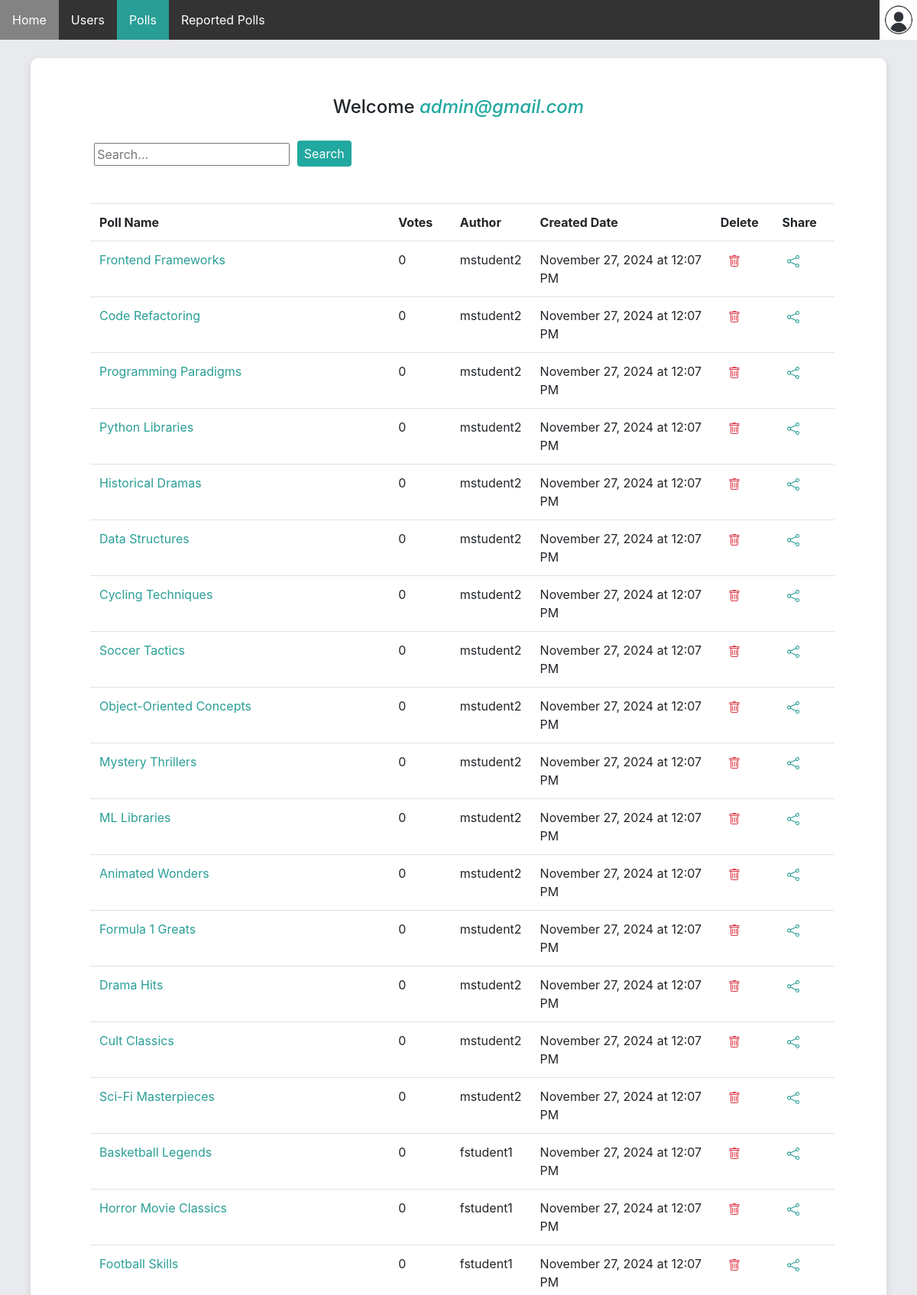
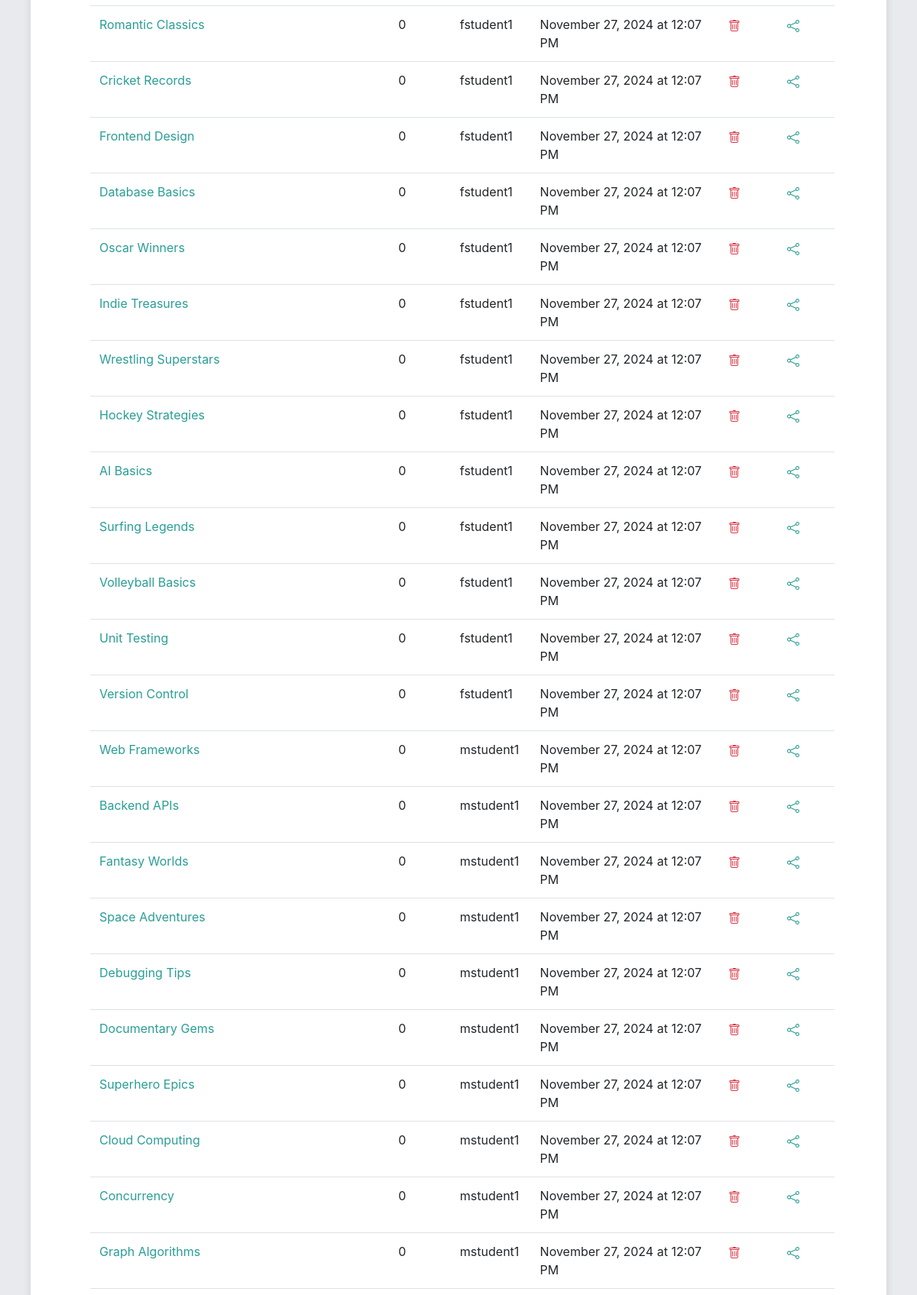
/admin/polls (signed in, upper part), run on the app's committed database (2 pictures, top to bottom).
### app/models.py (models this page shows)
class User(db.Model, UserMixin):
    __tablename__ = 'user'
    id = db.Column(db.Integer, primary_key=True)
    email = db.Column(db.String(500), unique=True, nullable=False)
    password_hash = db.Column(db.String(500), unique=True, nullable=False) # store the hash password
    age=db.Column(db.Integer, nullable=False)
    gender=db.Column(db.String(10), nullable=False)
    is_admin = db.Column(db.Boolean, default=False)
    polls = db.relationship('Poll', backref='creator', lazy=True, cascade="all, delete")
    votes = db.relationship('Vote', backref='voter', lazy=True, cascade="all, delete")
    poll_reports = db.relationship('UserPollReport', backref='user', lazy=True, cascade="all, delete")

class Poll(db.Model):
    __tablename__ = 'poll'
    id = db.Column(db.Integer, primary_key=True)
    title = db.Column(db.String(120), nullable=False)
    description = db.Column(db.String(500), nullable=True)
    created_at =db.Column(db.DateTime, default=datetime.now)
    status = db.Column(db.String(20), default='active')
    user_id = db.Column(db.Integer, db.ForeignKey('user.id'), nullable=False)
    is_flagged = db.Column(db.Boolean, default=False)
    options = db.relationship('Option', backref='poll', cascade="all, delete",lazy=True)
    votes = db.relationship('Vote', backref='poll', cascade="all,delete", lazy=True)
    poll_reports = db.relationship('UserPollReport', backref='poll', lazy=True, cascade="all, delete")
    @hybrid_property
    def vote_count(self):
        return len(self.votes)
    @hybrid_property
    def creator_username(self):
        creator = User.query.get(self.user_id)
        name, _, _ =creator.email.rpartition('@')
        return name

### app/routes.py (the view)
@app.route('/admin/polls')
@auth.admin_required
def admin_polls():
    polls = ps.fetch_polls()
    if 'q' in request.args:
        query = request.args.get('q').lower()
        polls = [p for p in polls if re.search(query, p.title.lower()) or re.search(query, p.creator_username.lower()) or re.search(query, p.created_at.strftime('%B %d, %Y at %I:%M %p').lower())]
    return render_template("admin_polls.html", user=current_user, polls=polls, page="polls")

### app/auth.py (called while the page is built)
def load_user(user_id):
    return User.query.get(int(user_id))

def admin_required(func):
    @login_required
    @wraps(func) # necessary, because otherwise decorator would change the name of every function it decorates to "wrapper". See https://stackoverflow.com/questions/308999/what-does-functools-wraps-do
    def wrapper(*args, **kwargs):
        if not current_user.is_admin:
            return login_manager.unauthorized()
        return func(*args, **kwargs)
    return wrapper

### app/poll_service.py (called while the page is built)
def fetch_polls():
    return Poll.query.order_by(Poll.created_at.desc()).all()

### app/routes.py (called while the page is built)
@login_manager.user_loader
def load_user(user_id):
    return auth.load_user(user_id)

### app/templates/admin_polls.html (shortened to what this page needs)
{% extends 'admin_home.html' %}
{% block wrapper %}
<div class="m-5">
    <table class="table">
        <tr>
            <th scope="col"> Poll Name </th>
            <th scope="col"> Votes </th>
            <th scope="col"> Author </th>
            <th scope="col"> Created Date </th>
            <th scope="col"> Delete </th>
            <th scope="col"> Share </th>
        </tr>
        {% for poll in polls %}
        <tr>
            <td class='col-sm-5'><a href="{{ url_for('poll', poll_id=poll.id) }}">{{ poll.title }}</a></td>
            <td class='col-sm-1'>{{ poll.vote_count}}</td>
            <td class='col-sm-1'>{{ poll.creator_username}} </td>
            <td class='col-sm-3'>{{ poll.created_at.strftime('%B %d, %Y at %I:%M %p')}} </td>
            <td class="col-sm-1"><a class="text-danger" onclick="return confirm('Are you sure you want to Delete this Poll?')" href="{{url_for('delete_poll', poll_id=poll.id)}}">
            </a></td>
            <td class="col-sm-1"><a href="{{url_for('share_poll', poll_id=poll.id)}}">
            </a></td>
        </tr>
        {% endfor %}
    </table>
    </div>
{% endblock %}

### app/templates/admin_home.html (shortened to what this page needs)
{% extends "base.html" %}
{% block body %}
<link rel="stylesheet" href="{{ url_for('static', filename='home.css') }}" type="text/css"/>
<ul>
    <li><a id="home" href="{{ url_for('home') }}">Home</a></li>
    <li><a id="users" href="{{ url_for('admin_users') }}">Users</a></li>
    <li><a id="polls" href="{{ url_for('admin_polls') }}">Polls</a></li>
    <li><a id="reports" href="{{ url_for('admin_reported_polls')}}"> Reported Polls</a></li>
    <li style="cursor: pointer; float: right; margin-right: -3px;" class="user">
        <img width="50" height="52" onclick="toggleSidebar()" style="float:right" src="{{ url_for('static', filename='user.jpg')}}">
    </li>
</ul>
<br>
<div class="wrapper">
    <h4 class="welcome">Welcome <i class="username">{{user.email}}</i></h4><br>
    <div style="margin-left: 5.2rem;">
    <form>
        <input type="search-poll" name="q" placeholder="Search...">
        <button type="search-submit" class="btn search-button">Search</button>
    </form>
    </div>
        {% block wrapper %}
        {% endblock %}
</div>
{% endblock %}

### app/static/home.css (style rules this page uses)
body { background: rgb(233, 234, 237); }
ul { list-style-type: none; margin: 0; padding: 0; overflow: hidden; background-color: #333; }
li { float: left; }
li a { display: block; color: white; text-align: center; padding: 14px 16px; text-decoration: none !important; }
.active { background-color: #299E96; }
h2, h5, th, td { cursor: default; }
.welcome { text-align: center; margin-top: 30px; }
table { border-collapse: collapse; margin: 20px; margin-left: 30px; min-width: fit-content; max-width: 95%; }
th, td { text-align: left; padding: 8px; }
td a { color: #299E96; display: block; }
.wrapper { background: #fff; border-radius: 10px; box-shadow: 0px 4px 10px 1px rgba(0, 0, 0, 0.1); display: block; align-items: center; justify-content: center; padding-top: 20px; margin-left: 40px; margin-right: 40px; padding-bottom: 20px; }
.username { color: #21a89f; }
.user { padding-right: 2px; }
.search-button { margin-top: -5px; margin-left: 5px; padding: .25rem .5rem; color:white; background-color: #21a89f; }

### data on the page
User: email "admin@gmail.com"
Poll: title "Frontend Frameworks", vote_count "0", creator_username "mstudent2", created_at "November 27, 2024 at 12:07 PM"
Poll: title "Code Refactoring", vote_count "0", creator_username "mstudent2", created_at "November 27, 2024 at 12:07 PM"
Poll: title "Programming Paradigms", vote_count "0", creator_username "mstudent2", created_at "November 27, 2024 at 12:07 PM"
Poll: title "Python Libraries", vote_count "0", creator_username "mstudent2", created_at "November 27, 2024 at 12:07 PM"
Poll: title "Historical Dramas", vote_count "0", creator_username "mstudent2", created_at "November 27, 2024 at 12:07 PM"
Poll: title "Data Structures", vote_count "0", creator_username "mstudent2", created_at "November 27, 2024 at 12:07 PM"
Poll: title "Cycling Techniques", vote_count "0", creator_username "mstudent2", created_at "November 27, 2024 at 12:07 PM"
Poll: title "Soccer Tactics", vote_count "0", creator_username "mstudent2", created_at "November 27, 2024 at 12:07 PM"
Poll: title "Object-Oriented Concepts", vote_count "0", creator_username "mstudent2", created_at "November 27, 2024 at 12:07 PM"
Poll: title "Mystery Thrillers", vote_count "0", creator_username "mstudent2", created_at "November 27, 2024 at 12:07 PM"
Poll: title "ML Libraries", vote_count "0", creator_username "mstudent2", created_at "November 27, 2024 at 12:07 PM"
Poll: title "Animated Wonders", vote_count "0", creator_username "mstudent2", created_at "November 27, 2024 at 12:07 PM"
Poll: title "Formula 1 Greats", vote_count "0", creator_username "mstudent2", created_at "November 27, 2024 at 12:07 PM"
Poll: title "Drama Hits", vote_count "0", creator_username "mstudent2", created_at "November 27, 2024 at 12:07 PM"
Poll: title "Cult Classics", vote_count "0", creator_username "mstudent2", created_at "November 27, 2024 at 12:07 PM"
Poll: title "Sci-Fi Masterpieces", vote_count "0", creator_username "mstudent2", created_at "November 27, 2024 at 12:07 PM"
Poll: title "Basketball Legends", vote_count "0", creator_username "fstudent1", created_at "November 27, 2024 at 12:07 PM"
Poll: title "Horror Movie Classics", vote_count "0", creator_username "fstudent1", created_at "November 27, 2024 at 12:07 PM"
Poll: title "Football Skills", vote_count "0", creator_username "fstudent1", created_at "November 27, 2024 at 12:07 PM"
Poll: title "Romantic Classics", vote_count "0", creator_username "fstudent1", created_at "November 27, 2024 at 12:07 PM"
Poll: title "Cricket Records", vote_count "0", creator_username "fstudent1", created_at "November 27, 2024 at 12:07 PM"
Poll: title "Frontend Design", vote_count "0", creator_username "fstudent1", created_at "November 27, 2024 at 12:07 PM"
Poll: title "Database Basics", vote_count "0", creator_username "fstudent1", created_at "November 27, 2024 at 12:07 PM"
Poll: title "Oscar Winners", vote_count "0", creator_username "fstudent1", created_at "November 27, 2024 at 12:07 PM"
Poll: title "Indie Treasures", vote_count "0", creator_username "fstudent1", created_at "November 27, 2024 at 12:07 PM"
Poll: title "Wrestling Superstars", vote_count "0", creator_username "fstudent1", created_at "November 27, 2024 at 12:07 PM"
Poll: title "Hockey Strategies", vote_count "0", creator_username "fstudent1", created_at "November 27, 2024 at 12:07 PM"
Poll: title "AI Basics", vote_count "0", creator_username "fstudent1", created_at "November 27, 2024 at 12:07 PM"
Poll: title "Surfing Legends", vote_count "0", creator_username "fstudent1", created_at "November 27, 2024 at 12:07 PM"
Poll: title "Volleyball Basics", vote_count "0", creator_username "fstudent1", created_at "November 27, 2024 at 12:07 PM"
Poll: title "Unit Testing", vote_count "0", creator_username "fstudent1", created_at "November 27, 2024 at 12:07 PM"
Poll: title "Version Control", vote_count "0", creator_username "fstudent1", created_at "November 27, 2024 at 12:07 PM"
Poll: title "Web Frameworks", vote_count "0", creator_username "mstudent1", created_at "November 27, 2024 at 12:07 PM"
Poll: title "Backend APIs", vote_count "0", creator_username "mstudent1", created_at "November 27, 2024 at 12:07 PM"
Poll: title "Fantasy Worlds", vote_count "0", creator_username "mstudent1", created_at "November 27, 2024 at 12:07 PM"
Poll: title "Space Adventures", vote_count "0", creator_username "mstudent1", created_at "November 27, 2024 at 12:07 PM"
Poll: title "Debugging Tips", vote_count "0", creator_username "mstudent1", created_at "November 27, 2024 at 12:07 PM"
Poll: title "Documentary Gems", vote_count "0", creator_username "mstudent1", created_at "November 27, 2024 at 12:07 PM"
Poll: title "Superhero Epics", vote_count "0", creator_username "mstudent1", created_at "November 27, 2024 at 12:07 PM"
Poll: title "Cloud Computing", vote_count "0", creator_username "mstudent1", created_at "November 27, 2024 at 12:07 PM"
Poll: title "Concurrency", vote_count "0", creator_username "mstudent1", created_at "November 27, 2024 at 12:07 PM"
Poll: title "Graph Algorithms", vote_count "0", creator_username "mstudent1", created_at "November 27, 2024 at 12:07 PM"
